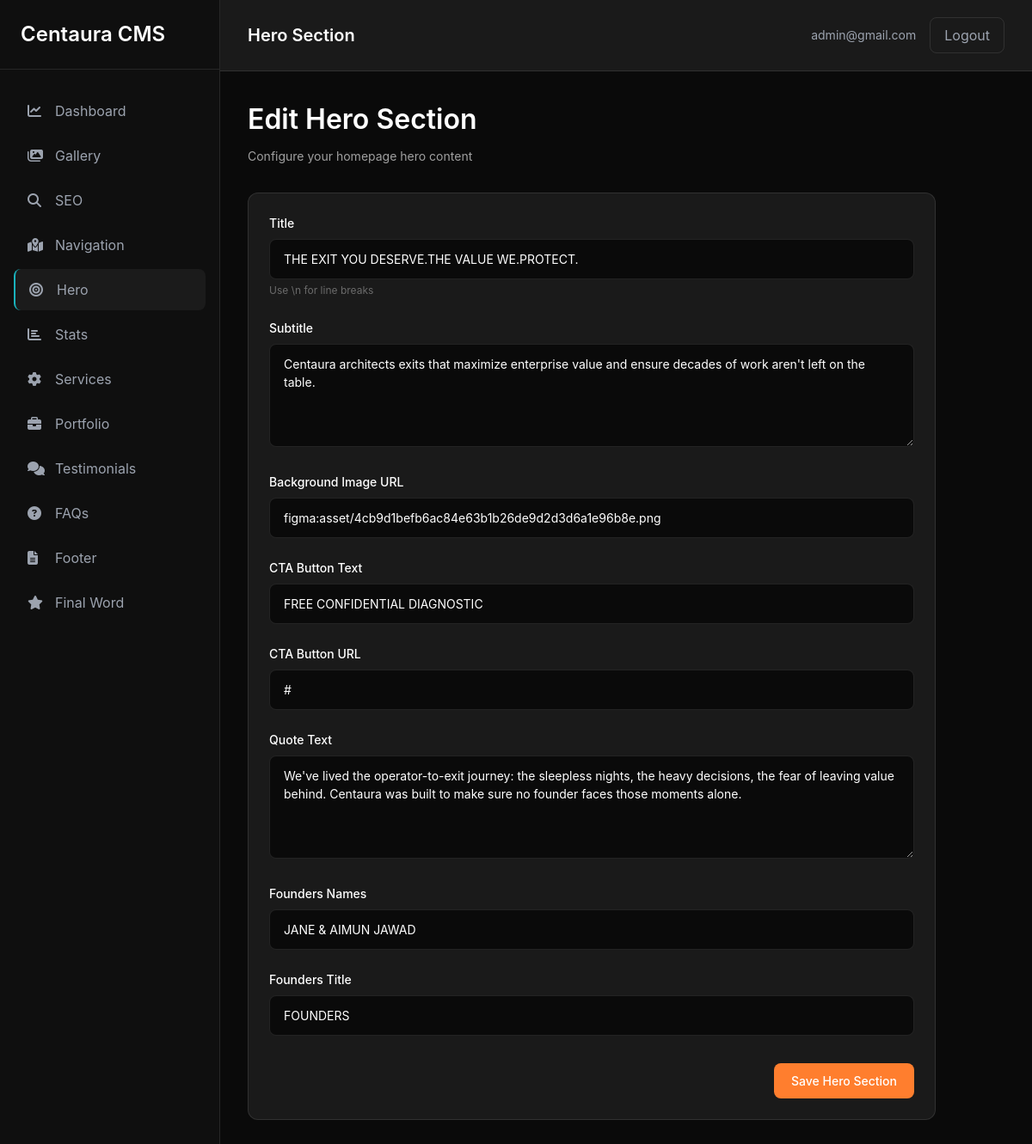
Screenshot of /dashboard/hero/ (signed in) with the database file from the repository.
### content/models.py (models this page shows, shortened)
class Hero(models.Model):
    title = models.CharField(max_length=200)
    subtitle = models.TextField(blank=True, null=True)
    background_image = models.URLField(blank=True, null=True)
    cta_text = models.CharField(max_length=100, blank=True, null=True)
    cta_link = models.URLField(blank=True, null=True)
    quote = models.TextField(blank=True, null=True)
    founders_names = models.CharField(max_length=200, blank=True, null=True)
    founders_title = models.CharField(max_length=100, blank=True, null=True)
    founders_images = models.JSONField(default=list, blank=True)
    content = models.JSONField(default=dict, blank=True)
    created_at = models.DateTimeField(auto_now_add=True)
    updated_at = models.DateTimeField(auto_now=True)
    class Meta:
        verbose_name = 'Hero'
        verbose_name_plural = 'Hero'

### dashboard/views.py (the view, shortened to what this page needs)
# urls.py: path('hero/', views.hero_edit, name='hero_edit'),
@login_required
def hero_edit(request):
    hero = Hero.objects.first()
    if not hero:
        hero = Hero.objects.create(title='THE EXIT YOU DESERVE.')
    return render(request, 'dashboard/hero/edit.html', {'hero': hero})

### dashboard/templates/dashboard/hero/edit.html (shortened to what this page needs)
{% extends 'dashboard/base.html' %}
{% block page_title %}Hero Section{% endblock %}
{% block content %}
<div class="max-w-content">
    <div class="page-header">
        <h2 class="page-header-title">Edit Hero Section</h2>
        <p class="page-header-subtitle">Configure your homepage hero content</p>
    </div>
    <div class="card">
        <form method="POST">
            <div class="form-group">
                <label class="form-label" for="title">Title</label>
                <input
                    type="text"
                    id="title"
                    name="title"
                    class="input"
                    value="{{ hero.title|default:'' }}"
                    placeholder="THE EXIT YOU DESERVE.\nTHE VALUE WE PROTECT."
                    required
                >
                <p class="text-muted" style="margin-top: 4px; font-size: 12px;">Use \n for line breaks</p>
            </div>
            <div class="form-group">
                <label class="form-label" for="subtitle">Subtitle</label>
                <textarea
                    id="subtitle"
                    name="subtitle"
                    class="textarea"
                >{{ hero.subtitle|default:'' }}</textarea>
            </div>
            <div class="form-group">
                <label class="form-label" for="background_image">Background Image URL</label>
                <input
                    type="text"
                    id="background_image"
                    name="background_image"
                    class="input"
                    value="{{ hero.background_image|default:'' }}"
                    placeholder="https://... or leave empty"
                >
            </div>
            <div class="form-group">
                <label class="form-label" for="cta_text">CTA Button Text</label>
                <input
                    type="text"
                    id="cta_text"
                    name="cta_text"
                    class="input"
                    value="{{ hero.cta_text|default:'' }}"
                    placeholder="FREE CONFIDENTIAL DIAGNOSTIC"
                >
            </div>
            <div class="form-group">
                <label class="form-label" for="cta_link">CTA Button URL</label>
                <input
                    type="text"
                    id="cta_link"
                    name="cta_link"
                    class="input"
                    value="{{ hero.cta_link|default:'#' }}"
                    placeholder="# or https://..."
                >
            </div>
            <div class="form-group">
                <label class="form-label" for="quote">Quote Text</label>
                <textarea
                    id="quote"
                    name="quote"
                    class="textarea"
                >{{ hero.quote|default:'' }}</textarea>
            </div>
            <div class="form-group">
                <label class="form-label" for="founders_names">Founders Names</label>
                <input
                    type="text"
                    id="founders_names"
                    name="founders_names"
                    class="input"
                    value="{{ hero.founders_names|default:'' }}"
                    placeholder="JANE & AIMUN JAWAD"
                >
            </div>
            <div class="form-group">
                <label class="form-label" for="founders_title">Founders Title</label>
                <input
                    type="text"
                    id="founders_title"
                    name="founders_title"
                    class="input"
                    value="{{ hero.founders_title|default:'' }}"
                    placeholder="FOUNDERS"
                >
            </div>
            <div class="form-actions">
                <button type="submit" class="btn btn-primary">Save Hero Section</button>
            </div>
        </form>
    </div>
</div>
{% endblock %}

### dashboard/templates/dashboard/base.html (shortened to what this page needs)
<!DOCTYPE html>
<html lang="en">
<head>
    <script src="https://cdn.tailwindcss.com"></script>
    <link href="https://cdnjs.cloudflare.com/ajax/libs/font-awesome/6.5.0/css/all.min.css" rel="stylesheet"/>
    {% load static %}
    <link rel="stylesheet" href="{% static 'dashboard/css/dashboard.css' %}">
</head>
<body class="bg-dark-bg text-white">
    <div class="flex min-h-screen">
        <aside class="w-64 bg-dark-sidebar border-r border-white/10 fixed h-screen overflow-y-auto">
            <div class="p-6 border-b border-white/10 mb-6">
                <h2 class="text-2xl font-semibold text-white">Centaura CMS</h2>
            </div>
            <nav>
                <ul class="space-y-1 px-4">
                    <li>
                        <a href="{% url 'dashboard:home' %}" class="flex items-center gap-3 px-4 py-3 rounded-lg text-gray-400 hover:bg-white/5 hover:text-white transition-colors ">
                            <i class="fas fa-chart-line w-5"></i>
                            <span>Dashboard</span>
                        </a>
                    </li>
                    <li>
                        <a href="{% url 'dashboard:gallery' %}" class="flex items-center gap-3 px-4 py-3 rounded-lg text-gray-400 hover:bg-white/5 hover:text-white transition-colors ">
                            <i class="fas fa-images w-5"></i>
                            <span>Gallery</span>
                        </a>
                    </li>
                    <li>
                        <a href="{% url 'dashboard:seo_edit' %}" class="flex items-center gap-3 px-4 py-3 rounded-lg text-gray-400 hover:bg-white/5 hover:text-white transition-colors ">
                            <i class="fas fa-search w-5"></i>
                            <span>SEO</span>
                        </a>
                    </li>
                    <li>
                        <a href="{% url 'dashboard:navigation_edit' %}" class="flex items-center gap-3 px-4 py-3 rounded-lg text-gray-400 hover:bg-white/5 hover:text-white transition-colors ">
                            <i class="fas fa-map-marked-alt w-5"></i>
                            <span>Navigation</span>
                        </a>
                    </li>
                    <li>
                        <a href="{% url 'dashboard:hero_edit' %}" class="flex items-center gap-3 px-4 py-3 rounded-lg text-gray-400 hover:bg-white/5 hover:text-white transition-colors {% if request.resolver_match.url_name == 'hero_edit' %}bg-white/5 text-accent-cyan border-l-2 border-accent-cyan{% endif %}">
                            <i class="fas fa-bullseye w-5"></i>
                            <span>Hero</span>
                        </a>
                    </li>
                    <li>
                        <a href="{% url 'dashboard:stats_list' %}" class="flex items-center gap-3 px-4 py-3 rounded-lg text-gray-400 hover:bg-white/5 hover:text-white transition-colors ">
                            <i class="fas fa-chart-bar w-5"></i>
                            <span>Stats</span>
                        </a>
                    </li>
                    <li>
                        <a href="{% url 'dashboard:services_list' %}" class="flex items-center gap-3 px-4 py-3 rounded-lg text-gray-400 hover:bg-white/5 hover:text-white transition-colors ">
                            <i class="fas fa-cog w-5"></i>
                            <span>Services</span>
                        </a>
                    </li>
                    <li>
                        <a href="{% url 'dashboard:portfolio_list' %}" class="flex items-center gap-3 px-4 py-3 rounded-lg text-gray-400 hover:bg-white/5 hover:text-white transition-colors ">
                            <i class="fas fa-briefcase w-5"></i>
                            <span>Portfolio</span>
                        </a>
                    </li>
                    <li>
                        <a href="{% url 'dashboard:testimonials_list' %}" class="flex items-center gap-3 px-4 py-3 rounded-lg text-gray-400 hover:bg-white/5 hover:text-white transition-colors ">
                            <i class="fas fa-comments w-5"></i>
                            <span>Testimonials</span>
                        </a>
                    </li>
                    <li>
                        <a href="{% url 'dashboard:faqs_list' %}" class="flex items-center gap-3 px-4 py-3 rounded-lg text-gray-400 hover:bg-white/5 hover:text-white transition-colors ">
                            <i class="fas fa-question-circle w-5"></i>
                            <span>FAQs</span>
                        </a>
                    </li>
                    <li>
                        <a href="{% url 'dashboard:footer_edit' %}" class="flex items-center gap-3 px-4 py-3 rounded-lg text-gray-400 hover:bg-white/5 hover:text-white transition-colors ">
                            <i class="fas fa-file-alt w-5"></i>
                            <span>Footer</span>
                        </a>
                    </li>
                    <li>
                        <a href="{% url 'dashboard:final_word_edit' %}" class="flex items-center gap-3 px-4 py-3 rounded-lg text-gray-400 hover:bg-white/5 hover:text-white transition-colors ">
                            <i class="fas fa-star w-5"></i>
                            <span>Final Word</span>
                        </a>
                    </li>
                </ul>
            </nav>
        </aside>
        <main class="flex-1 ml-64 flex flex-col">
            <header class="bg-dark-card border-b border-white/10 px-8 py-5 flex justify-between items-center">
                <h1 class="text-xl font-semibold text-white">{% block page_title %}Dashboard{% endblock %}</h1>
                <div class="flex items-center gap-4">
                    <span class="text-gray-400 text-sm">{{ user.username }}</span>
                    <a href="{% url 'dashboard:logout' %}" class="px-4 py-2 bg-transparent border border-white/10 text-gray-400 rounded-lg hover:bg-white/5 hover:text-white transition-colors">Logout</a>
                </div>
            </header>
            <div class="flex-1 p-8 bg-dark-bg">
                {% block content %}{% endblock %}
            </div>
        </main>
    </div>
</body>
</html>

### dashboard/static/dashboard/css/dashboard.css (style rules this page uses)
:root { --bg-dark: #0a0a0a; --bg-card: #1a1a1a; --bg-sidebar: #0f0f0f; --text-primary: #ffffff; --text-secondary: #a0a0a0; --text-muted: #6b6b6b; --accent-cyan: #19b2bc; --accent-orange: #ff7e2e; --border-color: rgba(255, 255, 255, 0.1); --hover-bg: rgba(255, 255, 255, 0.05); }
* { margin: 0; padding: 0; box-sizing: border-box; }
body { font-family: -apple-system, BlinkMacSystemFont, 'Segoe UI', 'Roboto', 'Oxygen', 'Ubuntu', 'Cantarell', sans-serif; background: var(--bg-dark); color: var(--text-primary); line-height: 1.6; }
.page-header { margin-bottom: 32px; }
.page-header-title { font-size: 32px; font-weight: 600; color: var(--text-primary); margin-bottom: 8px; }
.page-header-subtitle { color: var(--text-secondary); font-size: 14px; }
.card { background: var(--bg-card); border: 1px solid var(--border-color); border-radius: 12px; padding: 24px; margin-bottom: 24px; }
.btn { display: inline-flex; align-items: center; gap: 8px; padding: 10px 20px; border-radius: 8px; font-size: 14px; font-weight: 500; cursor: pointer; border: none; transition: all 0.2s; text-decoration: none; }
.btn-primary { background: var(--accent-orange); color: white; }
.form-group { margin-bottom: 24px; }
.form-label { display: block; margin-bottom: 8px; color: var(--text-primary); font-size: 14px; font-weight: 500; }
.input { width: 100%; padding: 12px 16px; background: var(--bg-dark); border: 1px solid var(--border-color); border-radius: 8px; color: var(--text-primary); font-size: 14px; transition: all 0.2s; }
.textarea { width: 100%; padding: 12px 16px; background: var(--bg-dark); border: 1px solid var(--border-color); border-radius: 8px; color: var(--text-primary); font-size: 14px; min-height: 120px; resize: vertical; font-family: inherit; transition: all 0.2s; }
.form-actions { display: flex; gap: 12px; justify-content: flex-end; margin-top: 32px; }
.text-muted { color: var(--text-muted); }
.flex { display: flex; }
.items-center { align-items: center; }
.justify-between { justify-content: space-between; }
.max-w-content { max-width: 800px; }

### rows the page displays
Hero: title "THE EXIT YOU DESERVE.THE VALUE WE.PROTECT.", subtitle "Centaura architects exits that maximize enterprise value and ensure decades of work aren't left on the table.", background_image "figma:asset/4cb9d1befb6ac84e63b1b26de9d2d3d6a1e96b8e.png", cta_text "FREE CONFIDENTIAL DIAGNOSTIC", cta_link "#", quote "We've lived the operator-to-exit journey: the sleepless nights, the heavy decisions, the fear of leaving value behind. Centaura was built to make sure no founder faces those moments alone.", founders_names "JANE & AIMUN JAWAD", founders_title "FOUNDERS"

### other values shown
{{ user.username }} "admin@gmail.com"
